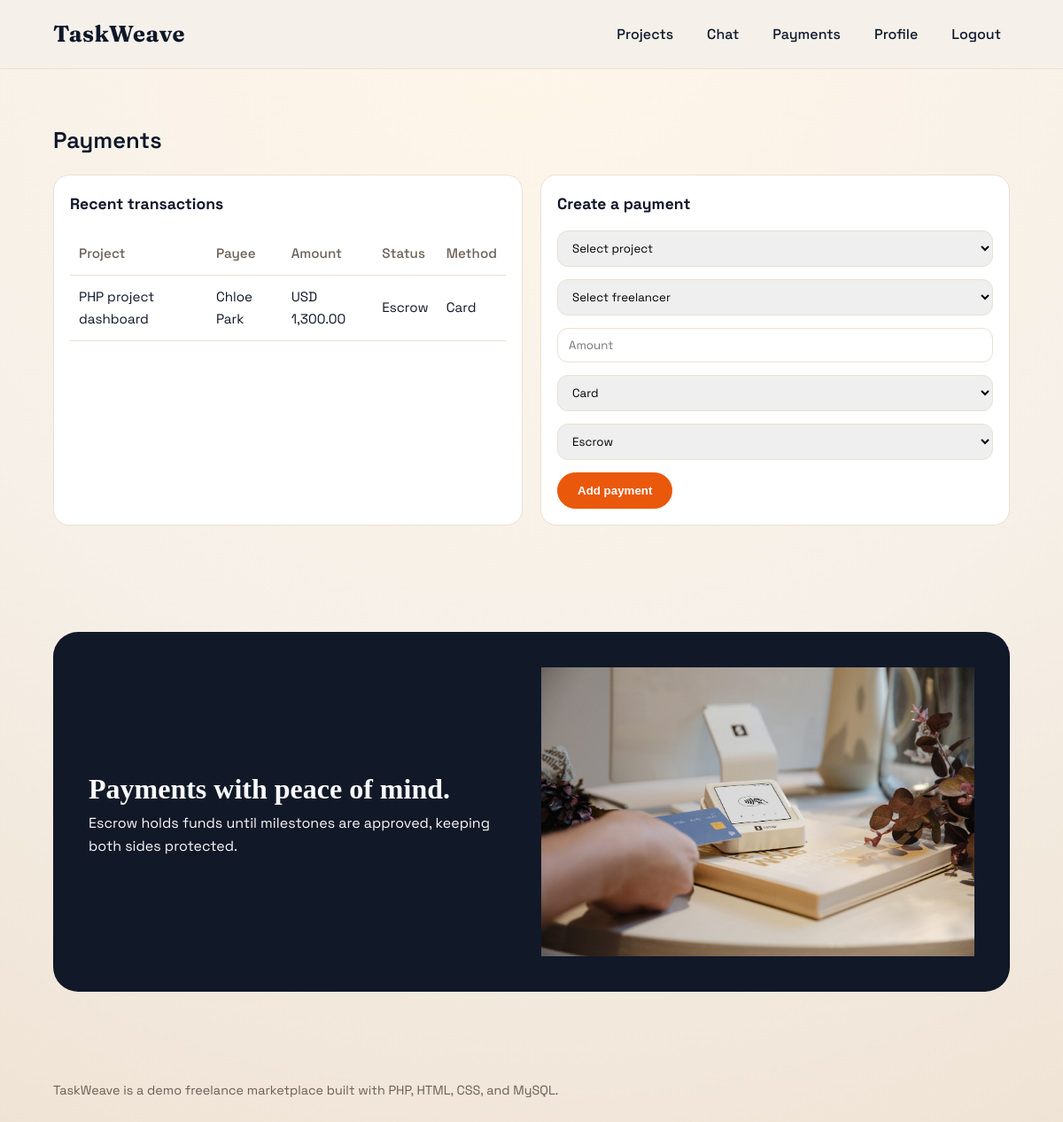
The page /payments.php (signed in) on the database its author committed.
### tables this page shows
CREATE TABLE payments (
  id INT AUTO_INCREMENT PRIMARY KEY,
  project_id INT NOT NULL,
  payer_id INT NOT NULL,
  payee_id INT NOT NULL,
  amount DECIMAL(10,2) NOT NULL,
  currency VARCHAR(8) NOT NULL DEFAULT 'USD',
  method ENUM('card', 'bank', 'wallet') DEFAULT 'card',
  status ENUM('escrow', 'released', 'refunded') DEFAULT 'escrow',
  created_at TIMESTAMP DEFAULT CURRENT_TIMESTAMP,
  FOREIGN KEY (project_id) REFERENCES projects(id),
  FOREIGN KEY (payer_id) REFERENCES users(id),
  FOREIGN KEY (payee_id) REFERENCES users(id)
);

CREATE TABLE projects (
  id INT AUTO_INCREMENT PRIMARY KEY,
  client_id INT NOT NULL,
  title VARCHAR(180) NOT NULL,
  description TEXT NOT NULL,
  category VARCHAR(80) NOT NULL,
  budget_min DECIMAL(10,2) NOT NULL,
  budget_max DECIMAL(10,2) NOT NULL,
  status ENUM('open', 'in_progress', 'completed') DEFAULT 'open',
  created_at TIMESTAMP DEFAULT CURRENT_TIMESTAMP,
  FOREIGN KEY (client_id) REFERENCES users(id)
);

CREATE TABLE users (
  id INT AUTO_INCREMENT PRIMARY KEY,
  role ENUM('client', 'freelancer', 'admin') NOT NULL DEFAULT 'freelancer',
  full_name VARCHAR(120) NOT NULL,
  email VARCHAR(160) NOT NULL UNIQUE,
  password_hash VARCHAR(255) NOT NULL,
  title VARCHAR(160) DEFAULT NULL,
  bio TEXT DEFAULT NULL,
  skills VARCHAR(255) DEFAULT NULL,
  location VARCHAR(120) DEFAULT NULL,
  created_at TIMESTAMP DEFAULT CURRENT_TIMESTAMP
);

### payments.php (the view, shortened to what this page needs)
<?php
require_once __DIR__ . '/includes/db.php';
include __DIR__ . '/includes/header.php';
$user = current_user();
$payments = [];
$stmt = $mysqli->prepare("SELECT p.amount, p.currency, p.status, p.method, pr.title, u.full_name AS payee
    FROM payments p
    JOIN projects pr ON p.project_id = pr.id
    JOIN users u ON p.payee_id = u.id
    WHERE p.payer_id = ? OR p.payee_id = ?");
$stmt->bind_param('ii', $user['id'], $user['id']);
$stmt->execute();
$result = $stmt->get_result();
if ($result) {
    $payments = $result->fetch_all(MYSQLI_ASSOC);
}
?>
<section class="section container">
  <h2 class="section-title">Payments</h2>
  <div class="grid">
    <div class="card">
      <h3>Recent transactions</h3>
      <?php if (empty($payments)): ?>
        <p>No payments yet.</p>
      <?php else: ?>
        <table class="table">
          <thead>
            <tr>
              <th>Project</th>
              <th>Payee</th>
              <th>Amount</th>
              <th>Status</th>
              <th>Method</th>
            </tr>
          </thead>
          <tbody>
            <?php foreach ($payments as $payment): ?>
              <tr>
                <td><?php echo htmlspecialchars($payment['title']); ?></td>
                <td><?php echo htmlspecialchars($payment['payee']); ?></td>
                <td><?php echo htmlspecialchars($payment['currency']); ?> <?php echo number_format($payment['amount'], 2); ?></td>
                <td><?php echo htmlspecialchars(ucfirst($payment['status'])); ?></td>
                <td><?php echo htmlspecialchars(ucfirst($payment['method'])); ?></td>
              </tr>
            <?php endforeach; ?>
          </tbody>
        </table>
      <?php endif; ?>
    </div>
    <div class="card">
      <h3>Create a payment</h3>
      <form class="form" method="post">
        <select name="project_id" required>
          <option value="">Select project</option>
        </select>
        <select name="payee_id" required>
          <option value="">Select freelancer</option>
        </select>
        <input type="number" step="0.01" name="amount" placeholder="Amount" required />
        <select name="method">
          <option value="card">Card</option>
        </select>
        <select name="status">
          <option value="escrow">Escrow</option>
        </select>
        <button class="btn" type="submit">Add payment</button>
      </form>
    </div>
  </div>
</section>
<section class="section container">
  <div class="banner">
    <div>
      <h2>Payments with peace of mind.</h2>
      <p>Escrow holds funds until milestones are approved, keeping both sides protected.</p>
    </div>
    <img src="assets/img/payments.jpg" alt="Payment" />
  </div>
</section>
<?php include __DIR__ . '/includes/footer.php'; ?>

### assets/css/style.css (style rules this page uses)
:root { --bg: #f6f0e8; --surface: #ffffff; --ink: #0f172a; --muted: #6b5f56; --accent: #ea580c; --accent-2: #2563eb; --border: #eadfd4; --shadow: 0 22px 60px rgba(15, 23, 42, 0.12); --hero-bg: #0f172a; --hero-ink: #f8fafc; }
* { box-sizing: border-box; margin: 0; padding: 0; }
body { font-family: 'Space Grotesk', sans-serif; background: radial-gradient(circle at top, #fff6e9 0%, #f6f0e8 55%, #efe3d4 100%); color: var(--ink); line-height: 1.6; }
img { max-width: 100%; display: block; }
.container { width: min(1100px, 90%); margin: 0 auto; }
.btn { display: inline-flex; align-items: center; justify-content: center; gap: 8px; padding: 12px 22px; border-radius: 999px; border: 1px solid var(--accent); background: var(--accent); color: #fff; font-weight: 600; transition: 0.2s ease; }
.section { padding: 60px 0; }
.section-title { font-size: 1.6rem; font-weight: 600; margin-bottom: 18px; }
.grid { display: grid; gap: 20px; grid-template-columns: repeat(auto-fit, minmax(230px, 1fr)); }
.card { background: var(--surface); border-radius: 18px; padding: 18px; border: 1px solid var(--border); }
.card h3 { font-size: 1.1rem; margin-bottom: 8px; }
.banner { background: #111827; color: #f9fafb; border-radius: 28px; padding: 40px; display: grid; grid-template-columns: repeat(auto-fit, minmax(240px, 1fr)); gap: 22px; align-items: center; }
.banner h2 { font-family: 'Playfair Display', serif; font-size: 2rem; }
.table { width: 100%; border-collapse: collapse; margin-top: 18px; }
.table th, .table td { text-align: left; padding: 12px 10px; border-bottom: 1px solid var(--border); font-size: 0.95rem; }
.table th { color: var(--muted); font-weight: 500; }
.form { display: grid; gap: 14px; margin-top: 16px; }
.form input, .form select, .form textarea { padding: 10px 12px; border-radius: 12px; border: 1px solid var(--border); font-family: inherit; }
.form button { justify-self: start; }

### rows shown on the page
payments: project.title "PHP project dashboard", payee.full_name "Chloe Park", currency "USD", amount "1,300.00", status "Escrow", method "Card"
